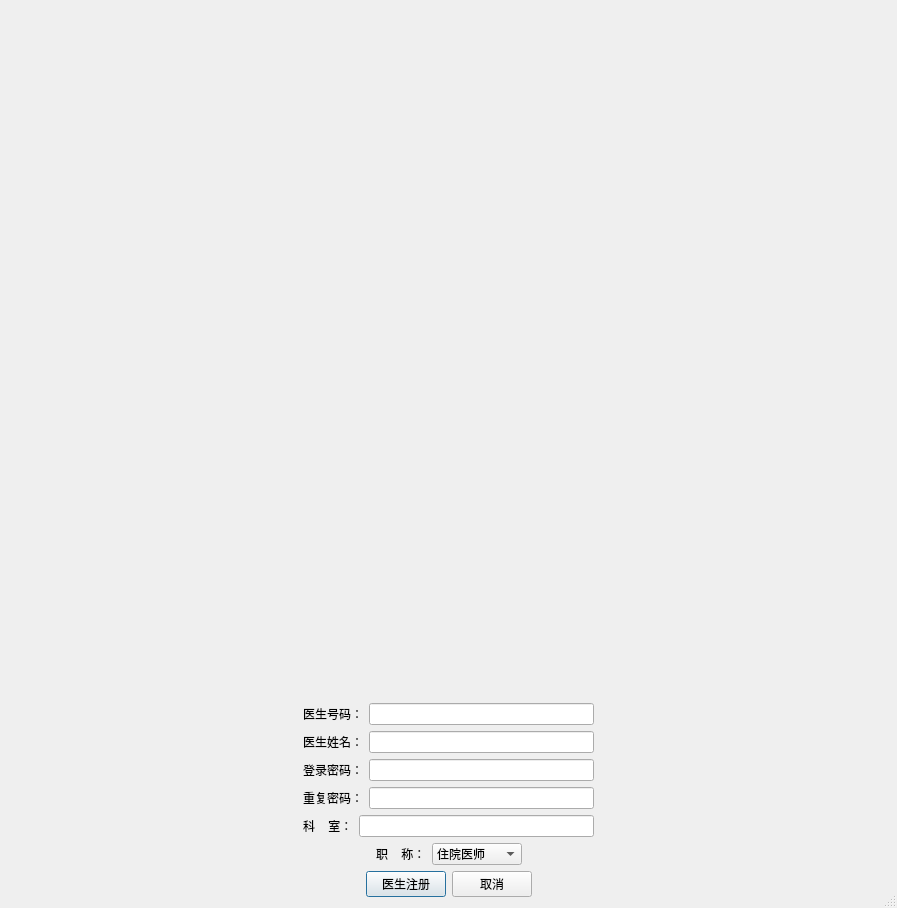
<?xml version="1.0" encoding="UTF-8"?>
<ui version="4.0">
 <class>Dialog</class>
 <widget class="QDialog" name="Dialog">
  <property name="geometry">
   <rect>
    <x>0</x>
    <y>0</y>
    <width>897</width>
    <height>908</height>
   </rect>
  </property>
  <property name="windowTitle">
   <string>Dialog</string>
  </property>
  <property name="sizeGripEnabled">
   <bool>true</bool>
  </property>
  <layout class="QVBoxLayout" name="verticalLayout">
   <item>
    <layout class="QHBoxLayout" name="horizontalLayout_11">
     <item>
      <spacer name="horizontalSpacer_11">
       <property name="orientation">
        <enum>Qt::Horizontal</enum>
       </property>
       <property name="sizeHint" stdset="0">
        <size>
         <width>40</width>
         <height>20</height>
        </size>
       </property>
      </spacer>
     </item>
     <item>
      <widget class="QLabel" name="label_7">
       <property name="text">
        <string/>
       </property>
       <property name="pixmap">
        <pixmap resource="resouce.qrc">:/login/huashan_login2.jpeg</pixmap>
       </property>
      </widget>
     </item>
     <item>
      <spacer name="horizontalSpacer_12">
       <property name="orientation">
        <enum>Qt::Horizontal</enum>
       </property>
       <property name="sizeHint" stdset="0">
        <size>
         <width>40</width>
         <height>20</height>
        </size>
       </property>
      </spacer>
     </item>
    </layout>
   </item>
   <item>
    <layout class="QHBoxLayout" name="horizontalLayout_6">
     <item>
      <spacer name="horizontalSpacer">
       <property name="orientation">
        <enum>Qt::Horizontal</enum>
       </property>
       <property name="sizeHint" stdset="0">
        <size>
         <width>40</width>
         <height>20</height>
        </size>
       </property>
      </spacer>
     </item>
     <item>
      <layout class="QHBoxLayout" name="horizontalLayout">
       <item>
        <widget class="QLabel" name="label_2">
         <property name="text">
          <string>医生号码：</string>
         </property>
        </widget>
       </item>
       <item>
        <widget class="QLineEdit" name="lineEdit_id"/>
       </item>
      </layout>
     </item>
     <item>
      <spacer name="horizontalSpacer_2">
       <property name="orientation">
        <enum>Qt::Horizontal</enum>
       </property>
       <property name="sizeHint" stdset="0">
        <size>
         <width>40</width>
         <height>20</height>
        </size>
       </property>
      </spacer>
     </item>
    </layout>
   </item>
   <item>
    <layout class="QHBoxLayout" name="horizontalLayout_13">
     <item>
      <spacer name="horizontalSpacer_15">
       <property name="orientation">
        <enum>Qt::Horizontal</enum>
       </property>
       <property name="sizeHint" stdset="0">
        <size>
         <width>40</width>
         <height>20</height>
        </size>
       </property>
      </spacer>
     </item>
     <item>
      <layout class="QHBoxLayout" name="horizontalLayout_14">
       <item>
        <widget class="QLabel" name="label_8">
         <property name="text">
          <string>医生姓名：</string>
         </property>
        </widget>
       </item>
       <item>
        <widget class="QLineEdit" name="lineEdit_name"/>
       </item>
      </layout>
     </item>
     <item>
      <spacer name="horizontalSpacer_16">
       <property name="orientation">
        <enum>Qt::Horizontal</enum>
       </property>
       <property name="sizeHint" stdset="0">
        <size>
         <width>40</width>
         <height>20</height>
        </size>
       </property>
      </spacer>
     </item>
    </layout>
   </item>
   <item>
    <layout class="QHBoxLayout" name="horizontalLayout_7">
     <item>
      <spacer name="horizontalSpacer_3">
       <property name="orientation">
        <enum>Qt::Horizontal</enum>
       </property>
       <property name="sizeHint" stdset="0">
        <size>
         <width>40</width>
         <height>20</height>
        </size>
       </property>
      </spacer>
     </item>
     <item>
      <layout class="QHBoxLayout" name="horizontalLayout_2">
       <item>
        <widget class="QLabel" name="label_3">
         <property name="text">
          <string>登录密码：</string>
         </property>
        </widget>
       </item>
       <item>
        <widget class="QLineEdit" name="lineEdit_pwd"/>
       </item>
      </layout>
     </item>
     <item>
      <spacer name="horizontalSpacer_4">
       <property name="orientation">
        <enum>Qt::Horizontal</enum>
       </property>
       <property name="sizeHint" stdset="0">
        <size>
         <width>40</width>
         <height>20</height>
        </size>
       </property>
      </spacer>
     </item>
    </layout>
   </item>
   <item>
    <layout class="QHBoxLayout" name="horizontalLayout_8">
     <item>
      <spacer name="horizontalSpacer_5">
       <property name="orientation">
        <enum>Qt::Horizontal</enum>
       </property>
       <property name="sizeHint" stdset="0">
        <size>
         <width>40</width>
         <height>20</height>
        </size>
       </property>
      </spacer>
     </item>
     <item>
      <layout class="QHBoxLayout" name="horizontalLayout_3">
       <item>
        <widget class="QLabel" name="label_4">
         <property name="text">
          <string>重复密码：</string>
         </property>
        </widget>
       </item>
       <item>
        <widget class="QLineEdit" name="lineEdit_pwd_2"/>
       </item>
      </layout>
     </item>
     <item>
      <spacer name="horizontalSpacer_6">
       <property name="orientation">
        <enum>Qt::Horizontal</enum>
       </property>
       <property name="sizeHint" stdset="0">
        <size>
         <width>40</width>
         <height>20</height>
        </size>
       </property>
      </spacer>
     </item>
    </layout>
   </item>
   <item>
    <layout class="QHBoxLayout" name="horizontalLayout_9">
     <item>
      <spacer name="horizontalSpacer_7">
       <property name="orientation">
        <enum>Qt::Horizontal</enum>
       </property>
       <property name="sizeHint" stdset="0">
        <size>
         <width>40</width>
         <height>20</height>
        </size>
       </property>
      </spacer>
     </item>
     <item>
      <layout class="QHBoxLayout" name="horizontalLayout_4">
       <item>
        <widget class="QLabel" name="label_5">
         <property name="text">
          <string>科    室：</string>
         </property>
        </widget>
       </item>
       <item>
        <widget class="QLineEdit" name="lineEdit_dept"/>
       </item>
      </layout>
     </item>
     <item>
      <spacer name="horizontalSpacer_8">
       <property name="orientation">
        <enum>Qt::Horizontal</enum>
       </property>
       <property name="sizeHint" stdset="0">
        <size>
         <width>40</width>
         <height>20</height>
        </size>
       </property>
      </spacer>
     </item>
    </layout>
   </item>
   <item>
    <layout class="QHBoxLayout" name="horizontalLayout_10">
     <item>
      <spacer name="horizontalSpacer_9">
       <property name="orientation">
        <enum>Qt::Horizontal</enum>
       </property>
       <property name="sizeHint" stdset="0">
        <size>
         <width>40</width>
         <height>20</height>
        </size>
       </property>
      </spacer>
     </item>
     <item>
      <layout class="QHBoxLayout" name="horizontalLayout_5">
       <item>
        <widget class="QLabel" name="label_6">
         <property name="text">
          <string>职    称：</string>
         </property>
        </widget>
       </item>
      </layout>
     </item>
     <item>
      <widget class="QComboBox" name="comboBoxtitle">
       <item>
        <property name="text">
         <string>住院医师</string>
        </property>
       </item>
       <item>
        <property name="text">
         <string>主治医师</string>
        </property>
       </item>
       <item>
        <property name="text">
         <string>副主任医师</string>
        </property>
       </item>
       <item>
        <property name="text">
         <string>主任医师</string>
        </property>
       </item>
      </widget>
     </item>
     <item>
      <spacer name="horizontalSpacer_10">
       <property name="orientation">
        <enum>Qt::Horizontal</enum>
       </property>
       <property name="sizeHint" stdset="0">
        <size>
         <width>40</width>
         <height>20</height>
        </size>
       </property>
      </spacer>
     </item>
    </layout>
   </item>
   <item>
    <layout class="QHBoxLayout" name="horizontalLayout_12">
     <item>
      <spacer name="horizontalSpacer_13">
       <property name="orientation">
        <enum>Qt::Horizontal</enum>
       </property>
       <property name="sizeHint" stdset="0">
        <size>
         <width>40</width>
         <height>20</height>
        </size>
       </property>
      </spacer>
     </item>
     <item>
      <widget class="QPushButton" name="pushButton_regdoc">
       <property name="text">
        <string>医生注册</string>
       </property>
      </widget>
     </item>
     <item>
      <widget class="QPushButton" name="pushButton_cancel">
       <property name="text">
        <string>取消</string>
       </property>
      </widget>
     </item>
     <item>
      <spacer name="horizontalSpacer_14">
       <property name="orientation">
        <enum>Qt::Horizontal</enum>
       </property>
       <property name="sizeHint" stdset="0">
        <size>
         <width>40</width>
         <height>20</height>
        </size>
       </property>
      </spacer>
     </item>
    </layout>
   </item>
  </layout>
 </widget>
 <resources>
  <include location="resouce.qrc"/>
 </resources>
 <connections/>
</ui>
